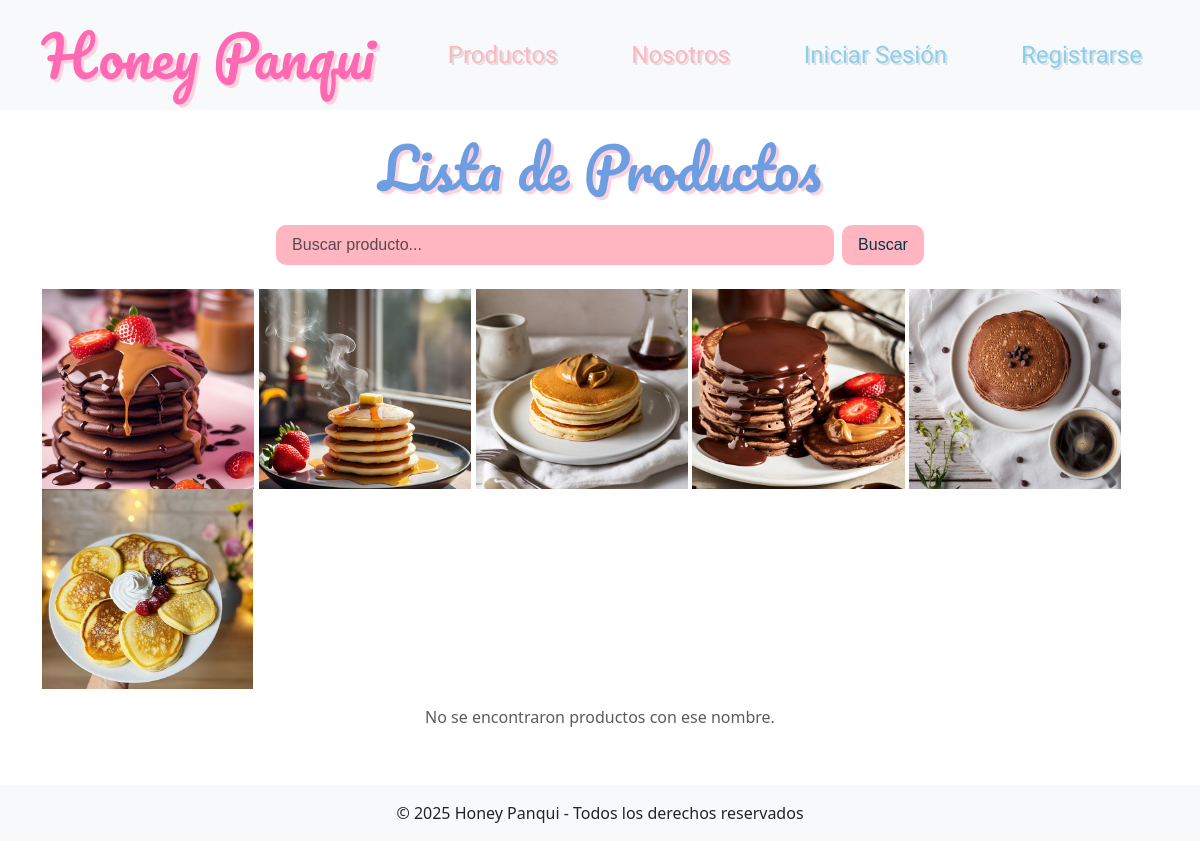
Before: /productos/ with the older database file.
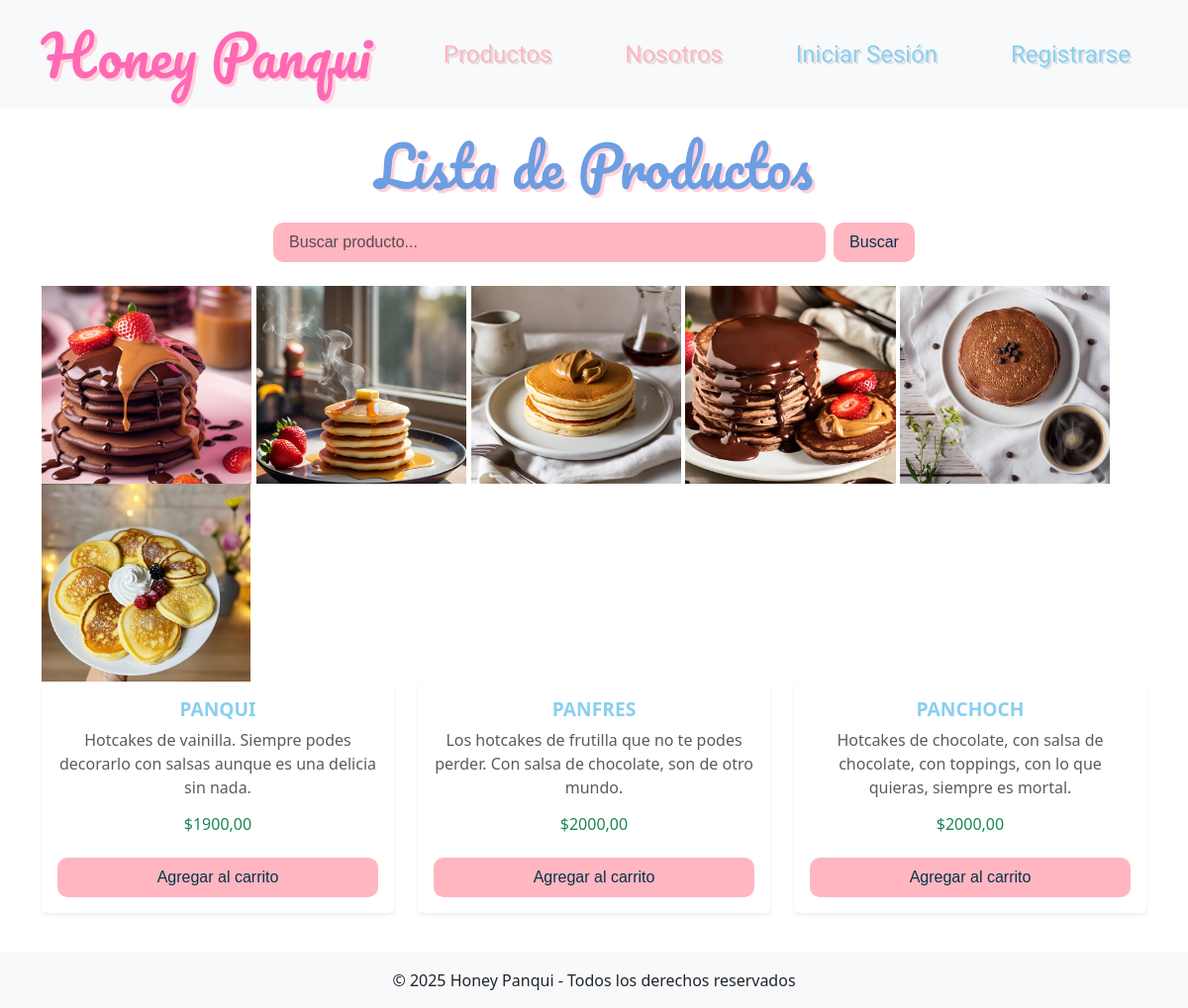
After: the same page with the newer database file.
### blog/models.py (models this page shows, shortened)
class Producto(models.Model):
    nombre = models.CharField(max_length=50)
    descripcion = models.TextField(max_length=500)
    precio = models.DecimalField(max_digits=10, decimal_places=2)
    stock = models.DecimalField(max_digits=20, decimal_places=0)

### blog/views.py (the view)
# urls.py: path('productos/', lista_productos, name='lista_productos'),
def lista_productos(request):
    query = request.GET.get('q')
    if query:
        productos = Producto.objects.filter(nombre__icontains=query)
    else:
        productos = Producto.objects.all()
    return render(request, 'blog/lista_productos.html', {'productos': productos})

### blog/templates/blog/lista_productos.html (shortened to what this page needs)
{% extends "blog/base.html" %}
{% load static %}
{% block content %}
    <div class="text-center">
        <h2 class="titulo2 mb-4">Lista de Productos</h2>
    </div>
    <form method="get" action="{% url 'HoneyPanqui:lista_productos' %}" class="d-flex justify-content-center align-items-center gap-2 mb-4">
        <input type="text" name="q" placeholder="Buscar producto..." class="form-control w-50 pastel-input">
        <button type="submit" class="btn btn-primary">Buscar</button>
    </form>
<img src="{% static 'blog/chocorosa.jpg' %}" alt="PANCHOCH" height="200px">
<img src="{% static 'blog/normi.jpg' %}" alt="PANQUI" height="200px">
<img src="{% static 'blog/dulce.jpg' %}" alt="PANQUIS" height="200px">
<img src="{% static 'blog/fruti.jpg' %}" alt="PANFRES" height="200px">
<img src="{% static 'blog/chococafe.jpg' %}" alt="PANCHOCHS" height="200px">
<img src="{% static 'blog/plat.jpg' %}" alt="PANQUII" height="200px">
    <div class="row">
        {% for producto in productos %}
            <div class="col-md-4 mb-3">
                <div class="card shadow-sm border-0">
                    <div class="card-body">
                        <h5 class="card-title producto-nombre">{{ producto.nombre }}</h5>
                        <p class="card-text text-muted text-center">{{ producto.descripcion }}</p>
                        <h6 class="text-success text-center">${{ producto.precio }}</h6>
                        <form method="post" action="{% url 'HoneyPanqui:agregar_al_carrito' producto.id %}">
                            <button type="submit" class="btn btn-primary w-100 mt-3">Agregar al carrito</button>
                          </form>
                    </div>
                </div>
            </div>
        {% empty %}
            <p class="text-center text-muted pastel-card p-3">
                No se encontraron productos con ese nombre.
            </p>
        {% endfor %}
    </div>
{% endblock %}

### blog/templates/blog/base.html (shortened to what this page needs)
{% load static %}
<!DOCTYPE html>
<html lang="es">
<head>
    <link href="https://cdn.jsdelivr.net/npm/bootstrap@5.3.3/dist/css/bootstrap.min.css" rel="stylesheet">
</head>
<body>
    <nav class="navbar navbar-expand-lg navbar-light bg-light">
        <div class="container">
            <a class="navbar-brand titulo" href={% url 'HoneyPanqui:home' %}>Honey Panqui</a>
            <a class="navbar-brand titulo-derretido" href={% url 'HoneyPanqui:lista_productos' %}>Productos</a>
            <a class="navbar-brand titulo-derretido" href={% url 'HoneyPanqui:about' %}>Nosotros</a>
            {% if  user.is_authenticated %}
                <a class="navbar-brand botones-especiales" href="{% url 'HoneyPanqui:ver_carrito' %}" style="margin-right: 20px !important;">Mi carrito</a>
                <form action="{% url 'HoneyPanqui:logout' %}" method="post">
                    {% csrf_token %}
                    <button type="submit" class="botones-especiales enlace-navbar">Cerrar Sesión</button>
                </form>
            {% else %}
                <a class="navbar-brand botones-especiales" href="{% url 'HoneyPanqui:login' %}">Iniciar Sesión</a>
                <a class="navbar-brand botones-especiales" href="{% url 'HoneyPanqui:registro' %}">Registrarse</a>
            {% endif %}
        </div>
    </nav>
    <div class="container mt-4">
        {% block content %}{% endblock %}
    </div>
    <footer class="bg-light text-center p-3 mt-4">
        &copy; 2025 Honey Panqui - Todos los derechos reservados
    </footer>
</body>
</html>

### blog/templates/blog/base.html (style rules this page uses)
body { background-color: white; }
.titulo { font-family: 'Pacifico', cursive; font-size: 3.5rem; color: #FF69B4; text-shadow: 3px 3px #FFD1DC; }
.titulo2 { font-family: 'Pacifico', cursive; font-size: 3.5rem; color: #6d9ee2; text-shadow: 3px 3px #FFD1DC; }
.titulo-derretido { font-family: 'Iceberg', cursive; font-size: 1.5rem; color: #FFB6C1; text-shadow: 2px 2px rgba(0, 0, 0, 0.1); }
.producto-nombre { text-align: center; color: #89CFF0; font-weight: bold; font-size: 1.2rem; }
.botones-especiales { background: none; border: none; font-family: 'Iceberg', cursive; font-size: 1.5rem; color: #89CFF0; text-shadow: 2px 2px rgba(0, 0, 0, 0.1); }
.pastel-input { font-family: 'Montserrat', sans-serif; color: #083246; border-radius: 10px; padding: 8px 16px; font-size: 16px; background-color: #FFB6C1; border: none; }
.btn-primary { text-align: center; font-family: 'Montserrat', sans-serif; color: #083246; border-radius: 10px; background-color: #FFB6C1; border: none; padding: 8px 16px; }

Changed rows visible on the page:
added Producto: nombre "PANQUI", descripcion "Hotcakes de vainilla. Siempre podes decorarlo con salsas aunque es una delicia sin nada.", precio "1900,00"
added Producto: nombre "PANFRES", descripcion "Los hotcakes de frutilla que no te podes perder. Con salsa de chocolate, son de otro mundo.", precio "2000,00"
added Producto: nombre "PANCHOCH", descripcion "Hotcakes de chocolate, con salsa de chocolate, con toppings, con lo que quieras, siempre es mortal.", precio "2000,00"
Other visible differences:
text no longer shown: "No se encontraron productos con ese nombre."
